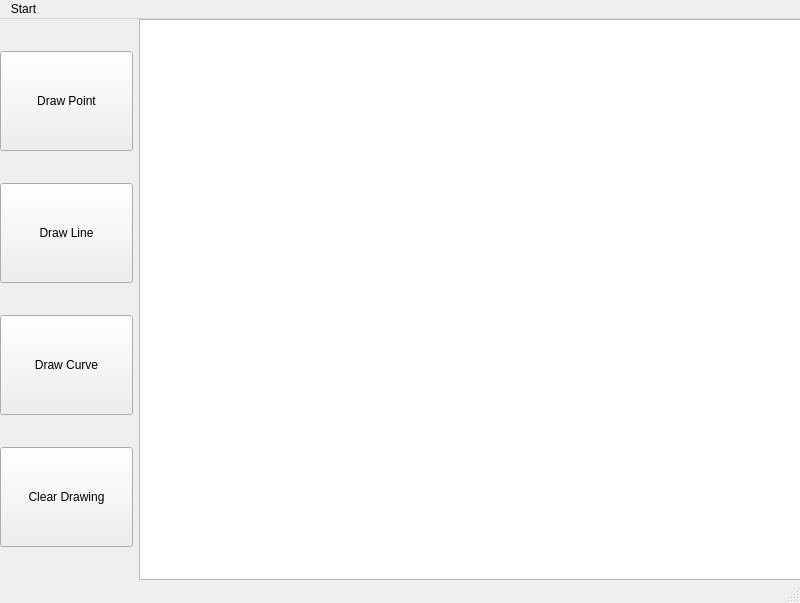
<?xml version="1.0" encoding="UTF-8"?>
<ui version="4.0">
 <class>MainWindow</class>
 <widget class="QMainWindow" name="MainWindow">
  <property name="geometry">
   <rect>
    <x>0</x>
    <y>0</y>
    <width>800</width>
    <height>603</height>
   </rect>
  </property>
  <property name="windowTitle">
   <string>MainWindow</string>
  </property>
  <widget class="QWidget" name="centralwidget">
   <widget class="QWidget" name="gridLayoutWidget">
    <property name="geometry">
     <rect>
      <x>0</x>
      <y>0</y>
      <width>801</width>
      <height>561</height>
     </rect>
    </property>
    <layout class="QGridLayout" name="gridLayout" rowstretch="0" columnstretch="1,5">
     <property name="sizeConstraint">
      <enum>QLayout::SetNoConstraint</enum>
     </property>
     <item row="0" column="1">
      <widget class="QGraphicsView" name="graphicsView">
       <property name="mouseTracking">
        <bool>true</bool>
       </property>
       <property name="autoFillBackground">
        <bool>true</bool>
       </property>
       <property name="backgroundBrush">
        <brush brushstyle="NoBrush">
         <color alpha="255">
          <red>0</red>
          <green>0</green>
          <blue>0</blue>
         </color>
        </brush>
       </property>
      </widget>
     </item>
     <item row="0" column="0">
      <layout class="QVBoxLayout" name="verticalLayout" stretch="0,0,0,0">
       <property name="spacing">
        <number>0</number>
       </property>
       <item>
        <widget class="QPushButton" name="push_button_drawPoint">
         <property name="maximumSize">
          <size>
           <width>16777215</width>
           <height>100</height>
          </size>
         </property>
         <property name="text">
          <string>Draw Point</string>
         </property>
        </widget>
       </item>
       <item>
        <widget class="QPushButton" name="push_button_drawLine">
         <property name="maximumSize">
          <size>
           <width>16777215</width>
           <height>100</height>
          </size>
         </property>
         <property name="text">
          <string>Draw Line</string>
         </property>
        </widget>
       </item>
       <item>
        <widget class="QPushButton" name="push_button_drawCurve">
         <property name="maximumSize">
          <size>
           <width>16777215</width>
           <height>100</height>
          </size>
         </property>
         <property name="text">
          <string>Draw Curve</string>
         </property>
        </widget>
       </item>
       <item>
        <widget class="QPushButton" name="push_button_clearDrawing">
         <property name="maximumSize">
          <size>
           <width>16777215</width>
           <height>100</height>
          </size>
         </property>
         <property name="text">
          <string>Clear Drawing</string>
         </property>
        </widget>
       </item>
      </layout>
     </item>
    </layout>
   </widget>
  </widget>
  <widget class="QMenuBar" name="menubar">
   <property name="geometry">
    <rect>
     <x>0</x>
     <y>0</y>
     <width>800</width>
     <height>21</height>
    </rect>
   </property>
   <widget class="QMenu" name="menuStart">
    <property name="title">
     <string>Start</string>
    </property>
   </widget>
   <addaction name="menuStart"/>
  </widget>
  <widget class="QStatusBar" name="statusbar"/>
 </widget>
 <resources/>
 <connections>
  <connection>
   <sender>push_button_drawPoint</sender>
   <signal>clicked()</signal>
   <receiver>graphicsView</receiver>
   <slot>invalidateScene()</slot>
   <hints>
    <hint type="sourcelabel">
     <x>71</x>
     <y>151</y>
    </hint>
    <hint type="destinationlabel">
     <x>288</x>
     <y>211</y>
    </hint>
   </hints>
  </connection>
 </connections>
</ui>
